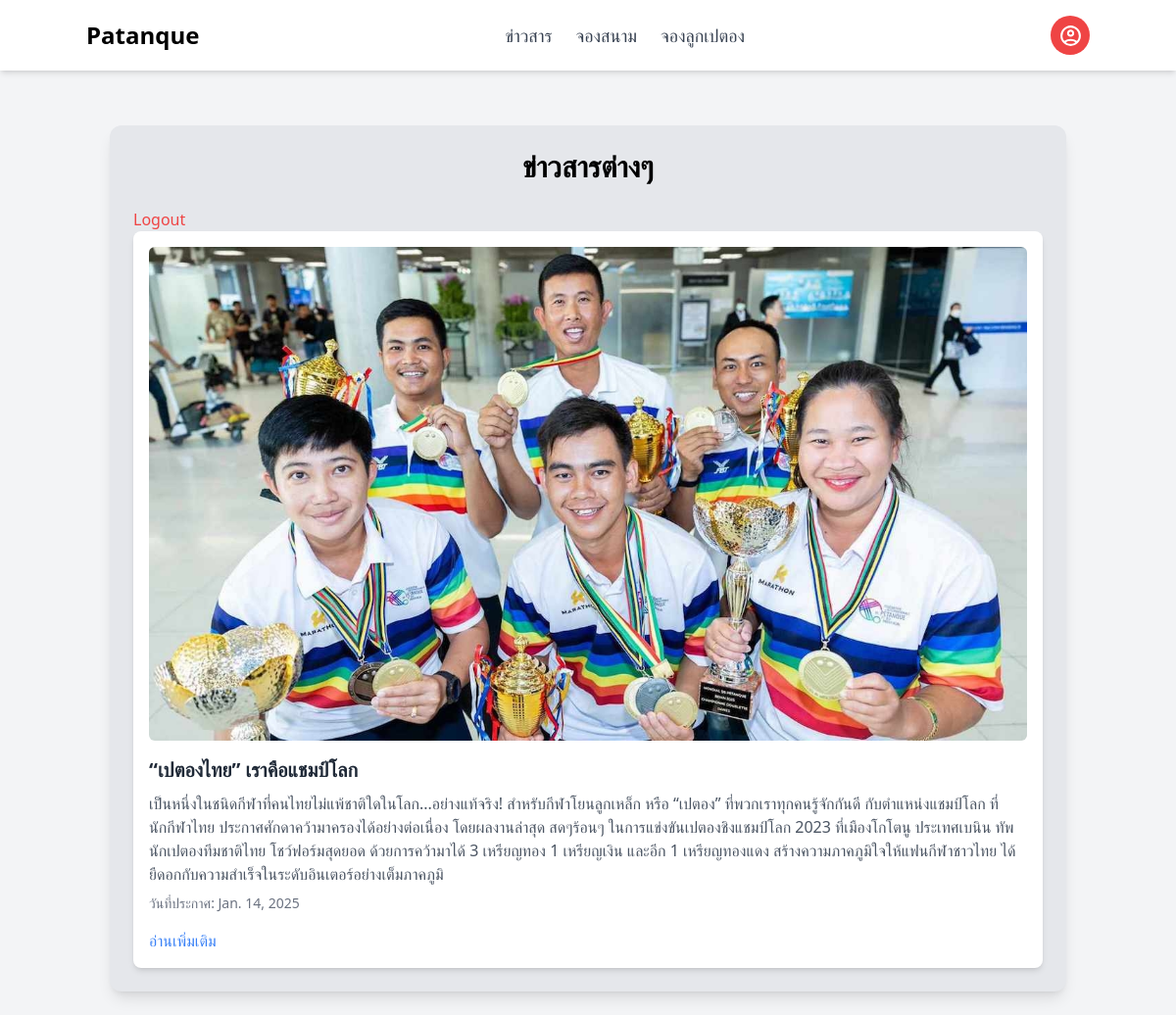
Page /new/ (signed in) on the committed database.
### Myapp/models.py (models this page shows, shortened)
class News(models.Model):
    image = models.ImageField(upload_to='news_images/', null=True, blank=True)
    title = models.CharField(max_length=255)
    content = models.TextField()
    announcement_date = models.DateField()
    link = models.URLField(null=True, blank=True)

### Myapp/views.py (the view)
# urls.py: path('new/',views.new,name='new'),
@login_required
def new(request):
    news_items = News.objects.all().order_by('-announcement_date')
    return render(request, 'new.html', {'news_items': news_items})

### Myapp/templates/new.html (shortened to what this page needs)
<!DOCTYPE html>
<html lang="en">
<head>
    <script src="https://cdn.tailwindcss.com"></script>
</head>
<body class="bg-gray-100">
    <nav class="bg-white shadow-md">
        <div class="container mx-auto flex justify-between items-center py-4">
            <div class="text-2xl font-bold">Patanque</div>
            <div class="flex space-x-6">
                <a href="#" class="text-lg text-gray-700 hover:text-gray-900">ข่าวสาร</a>
                <a href="{% url 'booking' %}" class="text-lg text-gray-700 hover:text-gray-900">จองสนาม</a>
                <a href="{% url 'equipment_list' %}" class="text-lg text-gray-700 hover:text-gray-900">จองลูกเปตอง</a>
            </div>
            <a href="{% url 'Profile' %}" class="w-10 h-10 rounded-full bg-red-500 text-white flex items-center justify-center">
                <span class="material-icons">
                </span>
            </a>
        </div>
    </nav>
    <div class="container mx-auto mt-8 p-6">
        <div class="bg-gray-200 p-6 rounded-xl shadow-lg">
            <h1 class="text-3xl font-semibold text-center mb-6">ข่าวสารต่างๆ</h1>
            <form method="post" action="{% url 'logout' %}" style="display: inline;">
                <button type="submit" class="text-red-500 hover:text-red-700">Logout</button>
            </form>
            <div class="grid grid-cols-1 gap-6">
                {% for news in news_items %}
                <div class="bg-white rounded-lg shadow-md p-4">
                    <img
                        src="{{ news.image.url }}"
                        alt="{{ news.title }}"
                        class="w-auto h-auto object-contain rounded-md mb-4"
                    >
                    <h2 class="text-xl font-bold text-gray-800">{{ news.title }}</h2>
                    <p class="text-gray-600 mt-2">
                        {{ news.content }}
                    </p>
                    <p class="text-sm text-gray-500 mt-2">วันที่ประกาศ: {{ news.announcement_date }}</p>
                    {% if news.link %}
                    <div class="mt-4">
                        <a href="{{ news.link }}" target="_blank" class="text-blue-500 hover:underline">
                            อ่านเพิ่มเติม
                        </a>
                    </div>
                    {% endif %}
                </div>
                {% empty %}
                <p class="text-center text-gray-500">ไม่มีข่าวสารในขณะนี้</p>
                {% endfor %}
            </div>
        </div>
    </div>
</body>
</html>

### rows in the picture
News: image (picture), title "“เปตองไทย” เราคือแชมป์โลก", content "เป็นหนึ่งในชนิดกีฬาที่คนไทยไม่แพ้ชาติใดในโลก...อย่างแท้จริง! สำหรับกีฬาโยนลูกเหล็ก หรือ “เปตอง” ที่พวกเราทุกคนรู้จักกันดี กับตำแหน่งแชมป์โลก ที่นักกีฬาไทย ประกาศศักดาคว้ามาครองได้อย่างต่อเนื่อง โดยผลงานล่าสุด สดๆร้อนๆ ในการแข่งขันเปตองชิงแชมป์โลก 2023 ที่เมืองโกโตนู ประเทศเบนิน ทัพนักเปตองทีมชาติไทย โชว์ฟอร์มสุดยอด ด้วยการคว้ามาได้ 3 เหรียญทอง 1 เหรียญเงิน และอีก 1 เหรียญทองแดง สร้างความภาคภูมิใจให้แฟนกีฬาชาวไทย ได้ยืดอกกับความสำเร็จในระดับอินเตอร์อย่างเต็มภาคภูมิ", announcement_date "Jan. 14, 2025"
